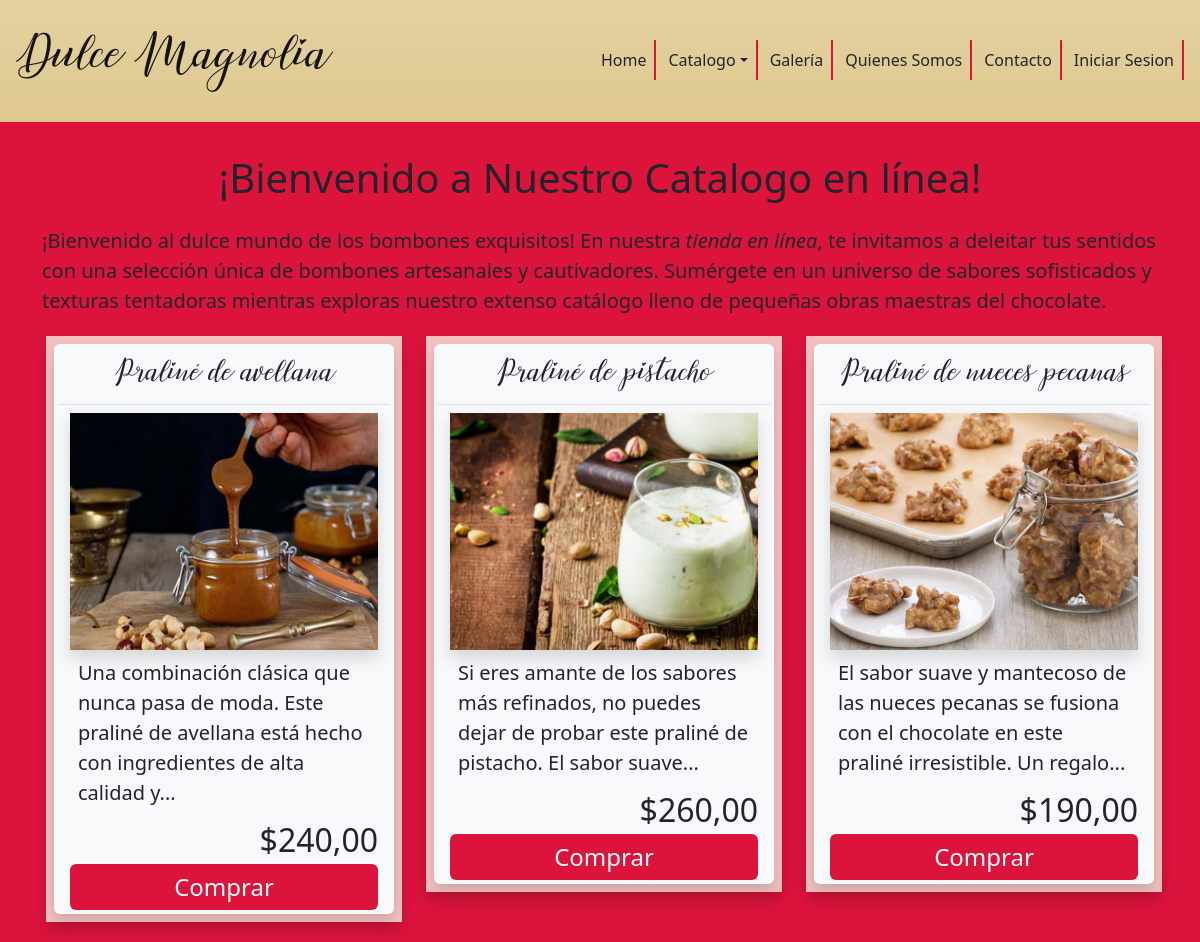
Page /index.php?sec=catalogo&tipo=3 on the committed database.
### tables this page shows
CREATE TABLE `bombones` (
  `id` int(10) UNSIGNED NOT NULL,
  `nombre` varchar(256) NOT NULL,
  `tipo_bombones_id` int(10) UNSIGNED NOT NULL,
  `chocolate_id` int(10) UNSIGNED NOT NULL,
  `ingredientes_destacados_id` int(10) UNSIGNED NOT NULL,
  `imagen` varchar(256) NOT NULL,
  `precio` decimal(10,2) UNSIGNED NOT NULL,
  `vencimiento` date NOT NULL,
  `peso` decimal(6,2) NOT NULL,
  `detalle` varchar(256) NOT NULL,
  `calorias` tinyint(3) UNSIGNED NOT NULL
);

### clases/Bombones.php (called while the page is built, shortened)
<?PHP
class Bombones
{
    private $nombre;
    private $imagen;
    private $precio;
    private $detalle;
    private static $createValues = ['id', 'nombre', 'imagen', 'precio', 'vencimiento', 'peso', 'detalle', 'calorias'];
    public function catalogo_x_tipo(int $tipo_bombones_id): array
    {
        $catalogo = [];
        $conexion = Conexion::getConexion();
        $query = "SELECT b.*, GROUP_CONCAT(i.nombre) AS ingredientes
    FROM bombones b
    INNER JOIN ingredientes_x_bombones ib ON b.id = ib.bombones_id
    INNER JOIN ingredientes i ON ib.ingredientes_id = i.id
    WHERE b.tipo_bombones_id = ?
    GROUP BY b.id";
        $PDOStatement = $conexion->prepare($query);
        $PDOStatement->setFetchMode(PDO::FETCH_ASSOC);
        $PDOStatement->execute([$tipo_bombones_id]);
        while ($resultado = $PDOStatement->fetch()) {
            $catalogo[] = $this->crearBombones($resultado);
        }
        return $catalogo;
    }
    private function crearBombones($bombonesData): Bombones
    {
        $bombones = new self();
        foreach (self::$createValues as $value) {
            $bombones->{$value} = $bombonesData[$value];
        }
        $bombones->tipo_bombones_id = (new TipoBombones())->get_x_tipo($bombonesData['tipo_bombones_id']);
        $chocolate = (new Chocolate())->get_x_chocolate($bombonesData['chocolate_id']);
        $bombones->chocolate_id = $chocolate;
        $bombones->ingredientes = $bombonesData['ingredientes'];
        return $bombones;
    }
    public function precio_formateado(): string
    {
        return number_format($this->precio, 2, ",", ".");
    }
    public function recortar_palabras(int $cantidad = 20): string
    {
        $texto = $this->detalle;
        $array = explode(" ", $texto);
        if (count($array) <= $cantidad) {
            $resultado = $texto;
        } else {
            array_splice($array, $cantidad);
            $resultado = implode(" ", $array) . "...";
        }
        return $resultado;
    }
    public function getNombre()
    {
        return $this->nombre;
    }
    public function getImagen()
    {
        return $this->imagen;
    }
    public function getPrecio()
    {
        return $this->precio_formateado();
    }
}

### clases/TipoBombones.php (called while the page is built, shortened)
<?PHP
class TipoBombones
{
    public function get_x_tipo(int $id): ?TipoBombones
    {
        $conexion = Conexion::getConexion();
        $query = "SELECT * FROM tipos_bombones WHERE id = ?";
        $PDOStatement = $conexion->prepare($query);
        $PDOStatement->setFetchMode(PDO::FETCH_CLASS, self::class);
        $PDOStatement->execute(
            [$id]
        );
        $resultado = $PDOStatement->fetch();
        return $resultado ?? null;
    }
}

### clases/Chocolate.php (called while the page is built, shortened)
<?PHP
class Chocolate
{
    private static $createValues = ['id', 'nombre'];
    public function get_x_chocolate(int $id): ?Chocolate
    {
        $conexion = Conexion::getConexion();
        $query = "SELECT c.id, c.nombre, c.origen_id, c.tipo_chocolate_id, o.pais, o.calidad, tc.nombre AS tipoChocolate
        FROM chocolate c
        LEFT JOIN origen_chocolate o ON c.origen_id = o.id
        LEFT JOIN tipos_chocolate tc ON c.tipo_chocolate_id = tc.id
        WHERE c.id = ?";
        $PDOStatement = $conexion->prepare($query);
        $PDOStatement->setFetchMode(PDO::FETCH_ASSOC);
        $PDOStatement->execute([$id]);
        $resultado = $this->crearChocolate($PDOStatement->fetch());
        return $resultado ?? null;
    }
    public function crearChocolate($chocolateData): Chocolate
    {
        $chocolate = new self();
        foreach (self::$createValues as $value) {
            $chocolate->{$value} = $chocolateData[$value];
        }
        if (isset($chocolateData['origen_id']) && $chocolateData['origen_id'] !== null) {
            $origen = new Origen();
            $chocolate->origen_id = $origen->get_x_origen($chocolateData['origen_id']);
        }
        if (isset($chocolateData['tipo_chocolate_id']) && $chocolateData['tipo_chocolate_id'] !== null) {
            $tipoChocolate = new TipoChocolate();
            $chocolate->tipo_chocolate_id = $tipoChocolate->get_x_tipo($chocolateData['tipo_chocolate_id']);
        }
        return $chocolate;
    }
}

### clases/Origen.php (called while the page is built, shortened)
<?PHP
class Origen
{
    public function get_x_origen(int $id): ?Origen
    {
        $conexion = Conexion::getConexion();
        $query = "SELECT * FROM origen_chocolate WHERE id = ?";
        $PDOStatement = $conexion->prepare($query);
        $PDOStatement->setFetchMode(PDO::FETCH_CLASS, self::class);
        $PDOStatement->execute(
            [$id]
        );
        $resultado = $PDOStatement->fetch();
        return $resultado ?? null;
    }
}

### clases/TipoChocolate.php (called while the page is built, shortened)
<?PHP
class TipoChocolate {
    public function get_x_tipo(int $id): ?TipoChocolate
{
    $conexion = Conexion::getConexion();
    $query = "SELECT * FROM tipos_chocolate WHERE id = ?";
    $PDOStatement = $conexion->prepare($query);
    $PDOStatement->setFetchMode(PDO::FETCH_CLASS, self::class);
    $PDOStatement->execute(
        [$id]
    );
     $resultado = $PDOStatement->fetch();
     return $resultado ?? null;
}
}

### secciones/catalogo.php (the view)
<?PHP
$filtro = $_GET['tipo'] ?? FALSE;
$misBombones = new Bombones();
if ($filtro && ($filtro != "completo")) {
    $catalogo = $misBombones->catalogo_x_tipo($filtro);
} else {
    $catalogo = $misBombones->catalogo_completo();
}
$rolUsuario = $_SESSION['loggedIn']['rol'] ?? 'invitado';
?>
<div class="container">
    <h1 class="d-flex justify-content-center p-3">¡Bienvenido a Nuestro Catalogo en línea!</h1>
    <p class="fs-5">
        ¡Bienvenido al dulce mundo de los <strong class="fw-normal">bombones exquisitos</strong>! En nuestra <em class="fw-normal">tienda en línea</em>, te invitamos a deleitar tus sentidos con una selección única de <strong class="fw-normal">bombones artesanales y cautivadores</strong>. Sumérgete en un universo de <strong class="fw-normal">sabores sofisticados</strong> y <strong class="fw-normal">texturas tentadoras</strong> mientras exploras nuestro extenso catálogo lleno de <strong class="fw-normal">pequeñas obras maestras del chocolate</strong>.</p>
    <?PHP if (!empty($catalogo)) { ?>
        <div class="row ">
            <?PHP foreach ($catalogo as $misBombones) { ?>
                <div class="col-12  col-lg-4 col-md-6 align-items-stretch ">
                    <div class="container m-1 p-2 bg-rosa shadow">
                        <div class="container bg-light shadow p-1 rounded fs-5 align-items-center">
                            <div class="container-fluid">
                                <div class="row ">
                                    <h2 class="col-12 bg-light  text-center text-deco fs-5 border-bottom p-3   align-items-stretch"><?= $misBombones->getNombre() ?></h2>
                                    <div class="col-12 "> <img src="img/productos/<?= $misBombones->getImagen() ?> " class="img-fluid shadow d-block m-auto" alt="Foto de <?= $misBombones->getNombre() ?>">
                                    </div>
                                    <div class="col-12 ">
                                        <p class="card-text m-2 "><?= $misBombones->recortar_palabras() ?></p>
                                    </div>
                                    <div class=" col-12 justify-content-end">
                                        <p class="card-text fs-2 text-end">$<?= $misBombones->getPrecio() ?></p>
                                    </div>
                                    <div class="col-12 d-flex flex-column-reverse justify-content-evenly">
                                        <?PHP
                                        if ($rolUsuario === 'invitado') { ?>
                                            <a href="admin/index.php?sec=loguin" type="button" class="btn bg-magnolia text-white fs-4 p-1">Comprar</a>
                                        <?PHP } else { ?>
                                            <a href="index.php?sec=compra&id=<?= $misBombones->getId() ?>" type="button" class="btn bg-magnolia text-white fs-4 p-1">Comprar</a>
                                        <?PHP }
                                        ?>
                                    </div>
                                </div>
                            </div>
                        </div>
                    </div>
                </div>
            <?PHP } ?>
        </div>
    <?PHP } else { ?>
        <div class="col">
            <h2 class="text-center m-5">No se encontró el producto deseado.</h2>
        </div>
    <?PHP } ?>
</div>

### index.php (shortened to what this page needs)
<?PHP
$secciones_validas = [
    "home" => [
        "titulo" => "Home"
    ], "catalogo" => [
        "titulo" => "Nuestro Catalogo"
    ], "compra" => [
        "titulo" => "Comprar Online"
    ], "galeria" => [
        "titulo" => "Galeria de Fotos"
    ], "formulario" => [
        "titulo" => "Contactenos"
    ], "datos_del_alumno" => [
        "titulo" => "Quienes Somos"
    ], "carrito" => [
        "titulo" => "Carrito de Compras"
    ], "formularioEnviado" => [
        "titulo" => "Envio con Exito"
    ], "compraEnviada" => [
        "titulo" => "Envio con Exito"
    ]
];
$seccion = isset($_GET['sec']) ? $_GET['sec'] :  "home";
if (array_key_exists($seccion, $secciones_validas)) {
    $vista = $seccion;
} else {
    $vista = "404";
    $titulo = "404 - No se encontro la pagina";
}
$rolUsuario = $_SESSION['loggedIn']['rol'] ?? 'invitado';
?>
<!DOCTYPE html>
<html lang="es">
<head>
    <link href="https://cdn.jsdelivr.net/npm/bootstrap@5.2.2/dist/css/bootstrap.min.css" rel="stylesheet">
    <link rel="stylesheet" href="css/css.css">
</head>
<body class="bg-magnolia">
    <div>
        <div class="container-fluid bg-texto p-0 ">
            <nav class="navbar navbar-expand-lg p-3  bg-lucia bg-gradient">
                <a class="navbar-brand mx-auto">
                    <p class="text-deco text-center pt-3">Dulce Magnolia</p>
                </a>
                <div class="collapse navbar-collapse justify-content-end " id="barraNavegacion">
                    <?PHP if($rolUsuario === 'invitado') { ?>
                    <ul class="navbar-nav align-items-center">
                        <li class="nav-item my-lg-2"><a class="nav-link text-dark text-decoration-none ms-1  ps-1 pe-2 py-2 border_nav  " href="index.php?sec=home">Home</a></li>
                        <li class="nav-item dropdown my-2"><a class="nav-link dropdown-toggle  text-dark text-decoration-none ms-1  pe-2  py-2  border_nav" role="button" data-bs-toggle="dropdown" aria-expanded="false" href="index.php?sec=catalogo">Catalogo</a>
                        </li>
                        <li class="nav-item my-2"><a class="nav-link text-dark text-decoration-none ms-1 pe-2  py-2 border_nav" href="index.php?sec=galeria">Galería</a></li>
                        <li class="nav-item my-2"><a class="nav-link text-dark text-decoration-none ms-1 pe-2  py-2 border_nav" href="index.php?sec=datos_del_alumno">Quienes Somos</a></li>
                        <li class="nav-item my-2"><a class="nav-link text-dark text-decoration-none  ms-1 pe-2  py-2 border_nav " href="index.php?sec=formulario">Contacto</a></li>
                        <li class="nav-item my-2"><a class="nav-link text-dark text-decoration-none  ms-1 pe-2  py-2 border_nav" href="admin/index.php?sec=loguin">Iniciar Sesion</a></li>
                    </ul>
                        <?PHP } ?>
                </div>
            </nav>
        </div>
    </div>
    <main class="m-3">
        <?PHP
            require_once file_exists("secciones/$vista.php") ? "secciones/$vista.php" : "secciones/404.php";
        ?>
    </main>
</body>
</html>

### css/css.css (style rules this page uses)
.bg-lucia { background-color: #dfc990; }
.bg-texto { background-color: #f4e6c1; }
.bg-magnolia { background-color: #dc143c; }
.bg-rosa { background-color: #f4c1c1; }
.border_nav { padding: 3px; margin-bottom: 2px; border-bottom: 2px solid; border-color: #dc143c; }
.text-deco { font-family: "lovely_day", sans-serif; font-size: 2rem; }
@media screen and (min-width: 992px) { .border_nav { border-right: 2px solid; border-bottom: 0; border-color: #dc143c; } }

### rows in the picture
bombones: nombre "Praliné de avellana", imagen (picture), recortar_palabras "Una combinación clásica que nunca pasa de moda. Este praliné de avellana está hecho con ingredientes de alta calidad y...", precio "240,00"
bombones: nombre "Praliné de pistacho", imagen (picture), recortar_palabras "Si eres amante de los sabores más refinados, no puedes dejar de probar este praliné de pistacho. El sabor suave...", precio "260,00"
bombones: nombre "Praliné de nueces pecanas", imagen (picture), recortar_palabras "El sabor suave y mantecoso de las nueces pecanas se fusiona con el chocolate en este praliné irresistible. Un regalo...", precio "190,00"
